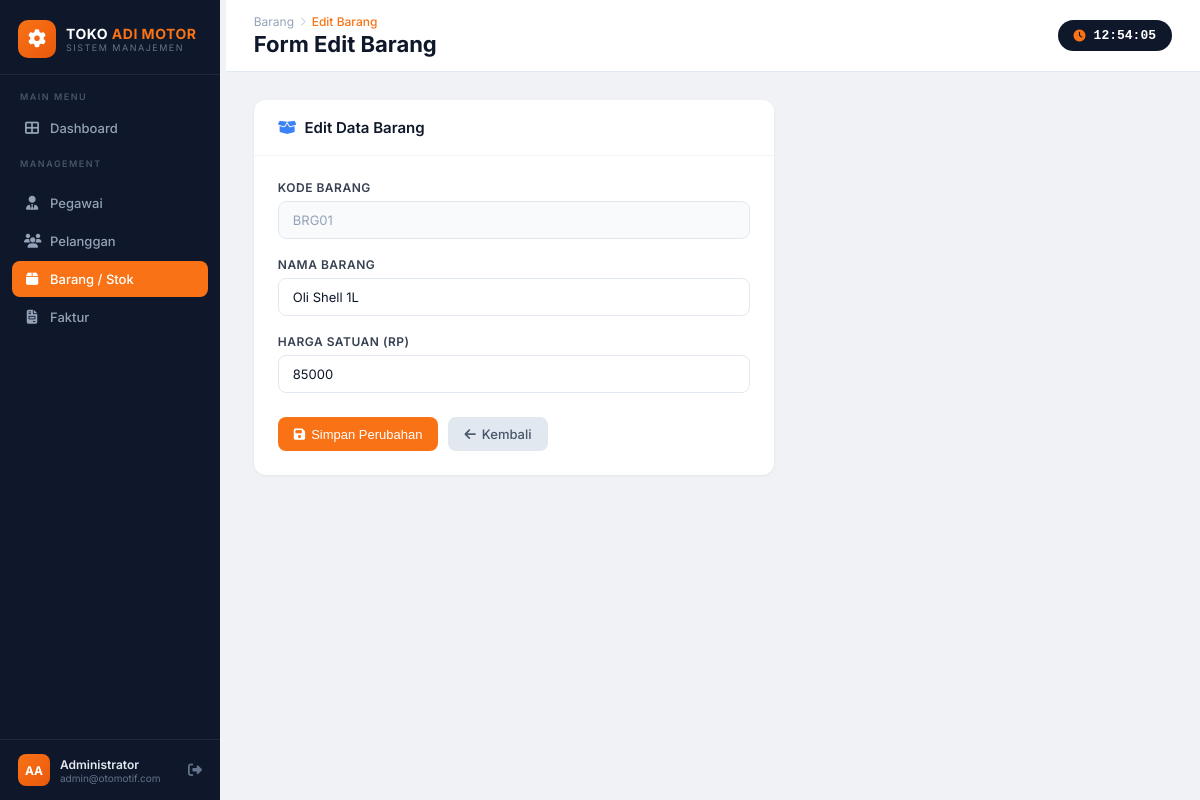
The app's page /barang/barangubah.php?KodeBarang=BRG01 with its own data.
### tables this page shows
CREATE TABLE `barang` (
  `KodeBarang` varchar(10) NOT NULL,
  `NamaBarang` varchar(100) NOT NULL,
  `HargaSatuan` int(11) NOT NULL
);

### barang/barangubah.php (the view, shortened to what this page needs)
<?php
include '../config/koneksi.php';
if (isset($_GET['KodeBarang'])) {
    $id    = $_GET['KodeBarang'];
    $query = mysqli_query($conn, "SELECT * FROM barang WHERE KodeBarang = '$id'");
    $data  = mysqli_fetch_array($query);
} else {
    header("location:baranglihat.php"); exit;
}
?>
<?php include '../config/sidebar.php'; ?>
<div class="topbar">
    <div>
        <div class="topbar-breadcrumb">
            <span class="bc-app">Barang</span>
            <span class="bc-sep"><i class="fas fa-chevron-right" style="font-size:9px"></i></span>
            <span class="bc-current">Edit Barang</span>
        </div>
        <div class="topbar-title">Form Edit Barang</div>
    </div>
    <div class="topbar-clock"><i class="fas fa-clock"></i><span id="live-clock">00:00:00</span></div>
</div>
<div class="page-body">
    <div class="card" style="max-width:520px;">
        <div class="card-header">
            <span class="card-title"><i class="fas fa-box-open" style="color:#3b82f6;margin-right:8px;"></i>Edit Data Barang</span>
        </div>
        <div style="padding:24px;">
            <form action="" method="post">
                <div class="form-group">
                    <label class="form-label">Kode Barang</label>
                    <input type="text" class="form-control" value="<?php echo $data['KodeBarang']; ?>" readonly style="background:#f8fafc;color:#94a3b8;">
                </div>
                <div class="form-group">
                    <label class="form-label">Nama Barang</label>
                    <input type="text" name="NamaBarang" class="form-control" value="<?php echo $data['NamaBarang']; ?>">
                </div>
                <div class="form-group">
                    <label class="form-label">Harga Satuan (Rp)</label>
                    <input type="number" name="HargaSatuan" class="form-control" value="<?php echo $data['HargaSatuan']; ?>">
                </div>
                <div class="form-actions">
                    <button type="submit" name="proses" class="btn btn-primary"><i class="fas fa-save"></i> Simpan Perubahan</button>
                    <a href="baranglihat.php" class="btn btn-secondary"><i class="fas fa-arrow-left"></i> Kembali</a>
                </div>
            </form>
        </div>
    </div>
</div>
</div>
</body>
</html>

### config/sidebar.php (style rules this page uses)
* { margin: 0; padding: 0; box-sizing: border-box; }
body { font-family: 'Inter', sans-serif; background: #f0f2f5; display: flex; min-height: 100vh; color: #333; }
.topbar { background: #fff; padding: 14px 28px; display: flex; align-items: center; justify-content: space-between; border-bottom: 1px solid #e2e8f0; position: sticky; top: 0; z-index: 50; }
.topbar-breadcrumb { display: flex; align-items: center; gap: 6px; }
.topbar-breadcrumb .bc-app { color: #94a3b8; font-size: 12px; }
.topbar-breadcrumb .bc-sep { color: #cbd5e1; font-size: 12px; }
.topbar-breadcrumb .bc-current { color: #f97316; font-size: 12px; font-weight: 500; }
.topbar-title { font-size: 22px; font-weight: 700; color: #0f172a; margin-top: 2px; }
.topbar-clock { background: #0f172a; color: #fff; padding: 8px 16px; border-radius: 20px; font-size: 13px; font-weight: 600; font-family: monospace; display: flex; align-items: center; gap: 8px; }
.topbar-clock i { color: #f97316; font-size: 12px; }
.page-body { padding: 28px; flex: 1; }
.card { background: #fff; border-radius: 12px; box-shadow: 0 1px 3px rgba(0,0,0,.06); overflow: hidden; }
.card-header { padding: 18px 24px; border-bottom: 1px solid #f1f5f9; display: flex; align-items: center; justify-content: space-between; }
.card-title { font-size: 15px; font-weight: 600; color: #0f172a; }
.btn { display: inline-flex; align-items: center; gap: 6px; padding: 9px 16px; border-radius: 8px; font-size: 13px; font-weight: 500; text-decoration: none; border: none; cursor: pointer; transition: all 0.2s; }
.btn-primary { background: #f97316; color: #fff; }
.btn-secondary { background: #e2e8f0; color: #475569; }
.form-group { margin-bottom: 18px; }
.form-label { display: block; font-size: 12px; font-weight: 600; color: #374151; margin-bottom: 6px; text-transform: uppercase; letter-spacing: 0.5px; }
.form-control { width: 100%; padding: 10px 14px; border: 1.5px solid #e2e8f0; border-radius: 8px; font-size: 13px; color: #0f172a; font-family: 'Inter', sans-serif; transition: border-color 0.2s, box-shadow 0.2s; background: #fff; }
.form-actions { display: flex; gap: 10px; margin-top: 24px; }

### records on screen
barang: KodeBarang "BRG01", NamaBarang "Oli Shell 1L", HargaSatuan "85000"
